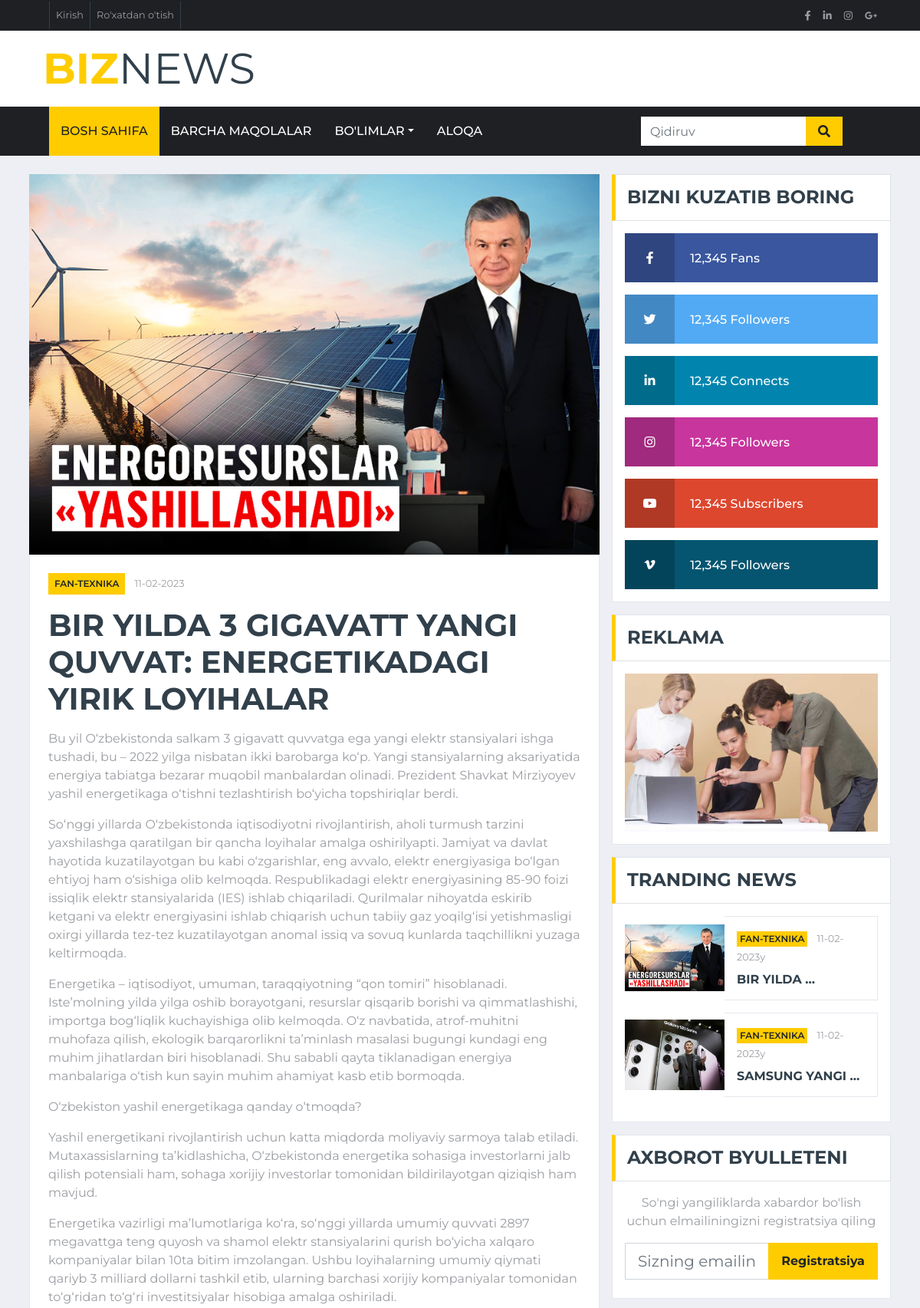
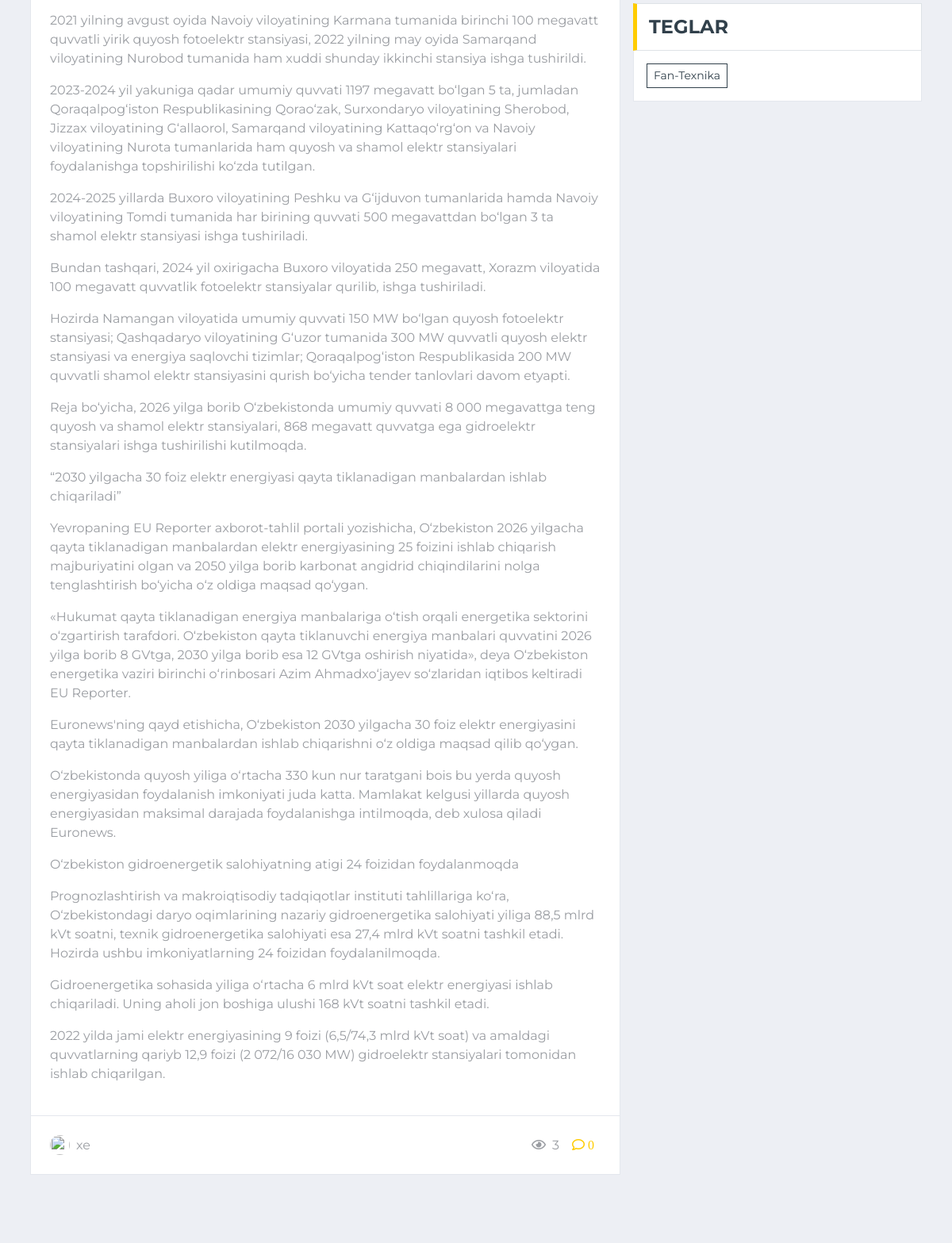
/posts/details/2/ (upper part), run on the app's committed database (2 pictures, top to bottom).
### posts/models.py (models this page shows, shortened)
class PostArticles(models.Model):
    title = models.CharField(max_length=300, verbose_name="Maqola sarlavhasi")
    content = models.TextField(verbose_name="Maqola matni")
    photo = models.ImageField(upload_to='photo/', blank=True, null=True, verbose_name="Maqola rasmi")
    watched = models.IntegerField(default=0, verbose_name="Ko'rishlar soni")
    created_ad = models.DateTimeField(auto_now_add=True, verbose_name="Maqola yaratilgan vaqti")
    update_ad = models.DateTimeField(auto_now=True, verbose_name="Tahrirlangan vaqti")
    is_published = models.BooleanField(default=True, verbose_name="Saytga qo'yishga ruxsat borligi")
    category = models.ForeignKey(CategoryPosts, on_delete=models.CASCADE, verbose_name="Maqola kategoriyasi")
    author = models.ForeignKey(User, default=None, null=True, on_delete=models.CASCADE, verbose_name="Muxarrir")
    class Meta:
        verbose_name = "Maqola"
        verbose_name_plural = "Maqolalar"

class CategoryPosts(models.Model):
    title = models.CharField(max_length=150, verbose_name="Maqola kategoriyasi", unique=True)
    def __str__(self):
        return self.title
    class Meta:
        verbose_name = "Maqola kategoriyasi"
        verbose_name_plural = "Maqolalar kategoriyalari"

### posts/views.py (the view)
# urls.py: path('details/<int:pk>/', PostsArticlesDetails.as_view(), name="article_details"),
class PostsArticlesDetails(DetailView):
    model = PostArticles
    context_object_name = 'posts'
    template_name = 'posts/detail.html'
    extra_context = {"title": "Batafsil qismi"}
    def get_queryset(self):
        return PostArticles.objects.filter(is_published=True).select_related('category')
    def get_context_data(self, **kwargs):
        context = super().get_context_data()
        article = PostArticles.objects.get(pk=self.kwargs['pk'])
        article.watched += 1
        article.save()
        context['title'] = article.title
        comment = Comments.objects.filter(articles=article)
        count = comment.count()
        context['count'] = count
        if self.request.user.is_authenticated:
            context['comment_form'] = CommentForms()
        return context

### posts/templatetags/posts_tags.py (called while the page is built)
@register.simple_tag()
def posts_tags():
    return CategoryPosts.objects.all()

@register.simple_tag()
def posts_articles():
    article = PostArticles.objects.filter(is_published=True).order_by(
        '-watched').select_related('category')
    return article[:5]

@register.simple_tag()
def posts_article_slider():
    article = PostArticles.objects.filter(is_published=True).select_related(
        'category')
    return article[:4]

@register.simple_tag()
def count_comments(pk):
    ars = PostArticles.objects.get(pk=pk)
    comments = Comments.objects.filter(articles=ars).count()
    return comments

### posts/templates/posts/detail.html (shortened to what this page needs)
{% extends 'base.html' %}
{% load posts_tags %}
{% load static %}
{% block main %}
<br>
<div class="container-fluid">
    <div class="container">
        <div class="row">
            <div class="col-lg-8">
                <div class="position-relative mb-3">
                    {% if posts.photo %}
                    <img class="img-fluid w-100" src="{{ posts.photo.url }}" style="object-fit: cover;">
                    {% else %}
                    <img class="img-fluid w-100"
                         src="https://i.pinimg.com/originals/cd/49/1a/cd491ab0958482918e84b2423e6c0634.jpg"
                         style="object-fit: cover;">
                    {% endif %}
                    <div class="bg-white border border-top-0 p-4">
                        <div class="mb-3">
                            <a class="badge badge-primary text-uppercase font-weight-semi-bold p-2 mr-2"
                               href="">{{ posts.category }}</a>
                            <small class="text-body">{{ posts.created_ad|date:"d-m-o" }}</small>
                        </div>
                        <h1 class="mb-3 text-secondary text-uppercase font-weight-bold">{{ posts.title }}</h1>
                        <p>{{ posts.content|linebreaks }}</p>
                    </div>
                    <div class="d-flex justify-content-between bg-white border border-top-0 p-4">
                        <div class="d-flex align-items-center">
                            <img class="rounded-circle mr-2" src="https://bootdey.com/img/Content/avatar/avatar7.png"
                                 width="25" height="25" alt="">
                            <span><a>{{ posts.author }}</a></span>
                        </div>
                        <div class="d-flex align-items-center">
                            <span class="ml-3"><i class="far fa-eye mr-2"></i>{{ posts.watched }}</span>
                            {% count_comments posts.pk as count %}
                            <i class="ml-3"><a href="{% url 'comments' posts.pk %}" class="far fa-comment mr-2">
                                {{ count }}</a>
                            </i>
                        </div>
                    </div>
                    <br>
                </div>
            </div>
            {% include 'pages/components/_last_news_sidebar.html' %}
        </div>
    </div>
</div>
{% endblock main %}

### pages/templates/pages/components/_last_news_sidebar.html
{% load static %}
{% load posts_tags %}
{% block main %}
<div class="col-lg-4">
    {% include 'pages/components/_follow.html' %}
    <div class="mb-3">
        <div class="section-title mb-0">
            <h4 class="m-0 text-uppercase font-weight-bold">REKLAMA</h4>
        </div>
        <div class="bg-white text-center border border-top-0 p-3">
            <a href=""><img class="img-fluid" src="{% static 'pages/img/news-800x500-2.jpg' %}" alt=""></a>
        </div>
    </div>
    {% include 'pages/components/_popular_news.html' %}
    {% include 'pages/components/_newsletter.html' %}
    <div class="mb-3">
        <div class="section-title mb-0">
            <h4 class="m-0 text-uppercase font-weight-bold">TEGLAR</h4>
        </div>
        <div class="bg-white border border-top-0 p-3">
            {% posts_tags as categories %}
            <div class="d-flex flex-wrap m-n1">
                {% for category in categories %}
                <a href="{% url 'category_filter' category.title %}" class="btn btn-sm btn-outline-secondary m-1">
                    {{ category.title }}</a>
                {% endfor %}
            </div>
        </div>
    </div>
</div>
{% endblock main %}

### pages/templates/pages/components/_popular_news.html
{% load posts_tags %}
{% posts_articles as articles %}
<div class="mb-3">
    <div>
        <div class="section-title mb-0">
            <h4 class="m-0 text-uppercase font-weight-bold">Tranding News</h4>
        </div>
        <div class="bg-white border border-top-0 p-3">
            {% for article in articles %}
            <div class="d-flex align-items-center bg-white mb-3" style="height: 110px;">
                {% if article.photo %}
                <img class="img-fluid" width="130px" src="{{ article.photo.url }}" alt="">
                {% else %}
                <img class="img-fluid" width="135px" src="https://i.pinimg.com/originals/cd/49/1a/cd491ab0958482918e84b2423e6c0634.jpg" alt="">
                {% endif %}
                <div class="w-100 h-100 px-3 d-flex flex-column justify-content-center border border-left-0">
                    <div class="mb-2">
                        <a class="badge badge-primary text-uppercase font-weight-semi-bold p-1 mr-2"
                           href="{% url 'category_filter' article.category %}">{{ article.category }}</a>
                        <small class="text-body">{{ article.created_ad|date:"d-m-o" }}y</small>
                    </div>
                    <a class="h6 m-0 text-secondary text-uppercase font-weight-bold"
                       href="{% url 'article_details' article.pk %}">
                        {{ article.title|truncatewords:2 }}
                    </a>
                </div>
            </div>
            {% endfor %}
        </div>
    </div>
</div>

### data on the page
PostArticles: photo (picture), category "FAN-TEXNIKA", created_ad "11-02-2023", title "BIR YILDA 3 GIGAVATT YANGI QUVVAT: ENERGETIKADAGI YIRIK LOYIHALAR", content "Bu yil O‘zbekistonda salkam 3 gigavatt quvvatga ega yangi elektr stansiyalari ishga tushadi, bu – 2022 yilga nisbatan ikki barobarga ko‘p. Yangi stansiyalarning aksariyatida energiya tabiatga bezarar muqobil manbalardan olinadi. Prezident Shavkat Mirziyoyev yashil energetikaga o‘tishni tezlashtirish bo‘yicha topshiriqlar berdi. So‘nggi yillarda O‘zbekistonda iqtisodiyotni rivojlantirish, aholi turmush tarzini yaxshilashga qaratilgan bir qancha loyihalar amalga oshirilyapti. Jamiyat va davlat hayotida kuzatilayotgan bu kabi o‘zgarishlar, eng avvalo, elektr energiyasiga bo‘lgan ehtiyoj ham o‘sishiga olib kelmoqda. Respublikadagi elektr energiyasining 85-90 foizi issiqlik elektr stansiyalarida…", author "xe", watched "3", title "BIR YILDA …"
PostArticles: photo (picture), category "FAN-TEXNIKA", created_ad "11-02-2023", title "SAMSUNG YANGI …"
CategoryPosts: title "Fan-Texnika"

### other printed values
{{ count }} "0"
